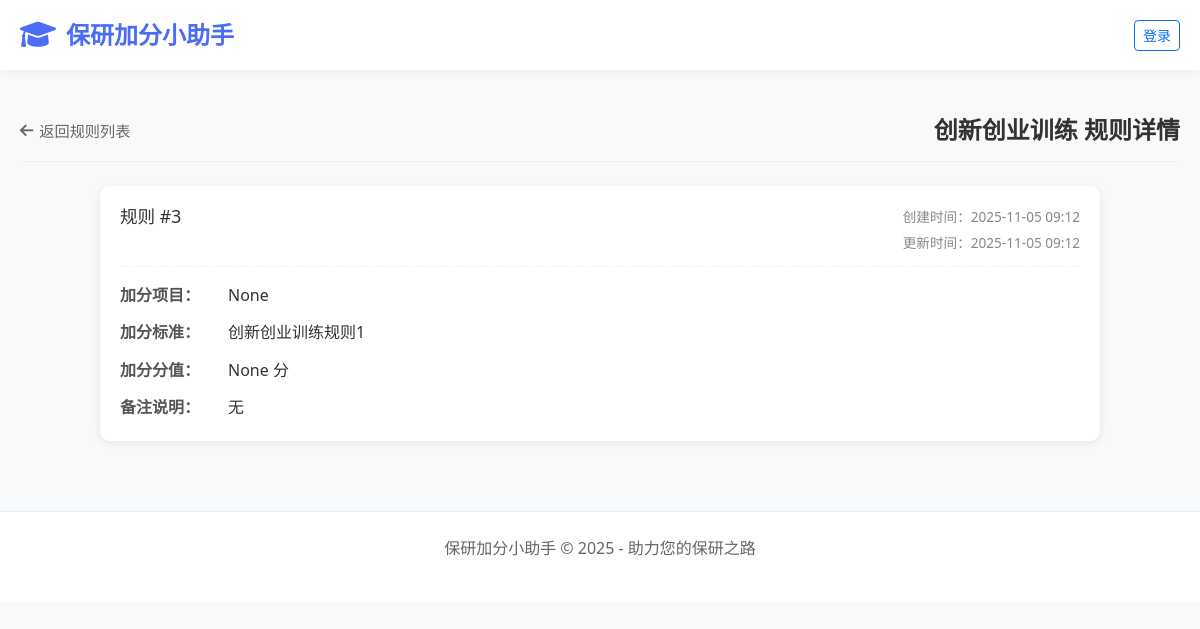
/student/rules/innovation-entrepreneurship/, run on an earlier commit of the app's database.
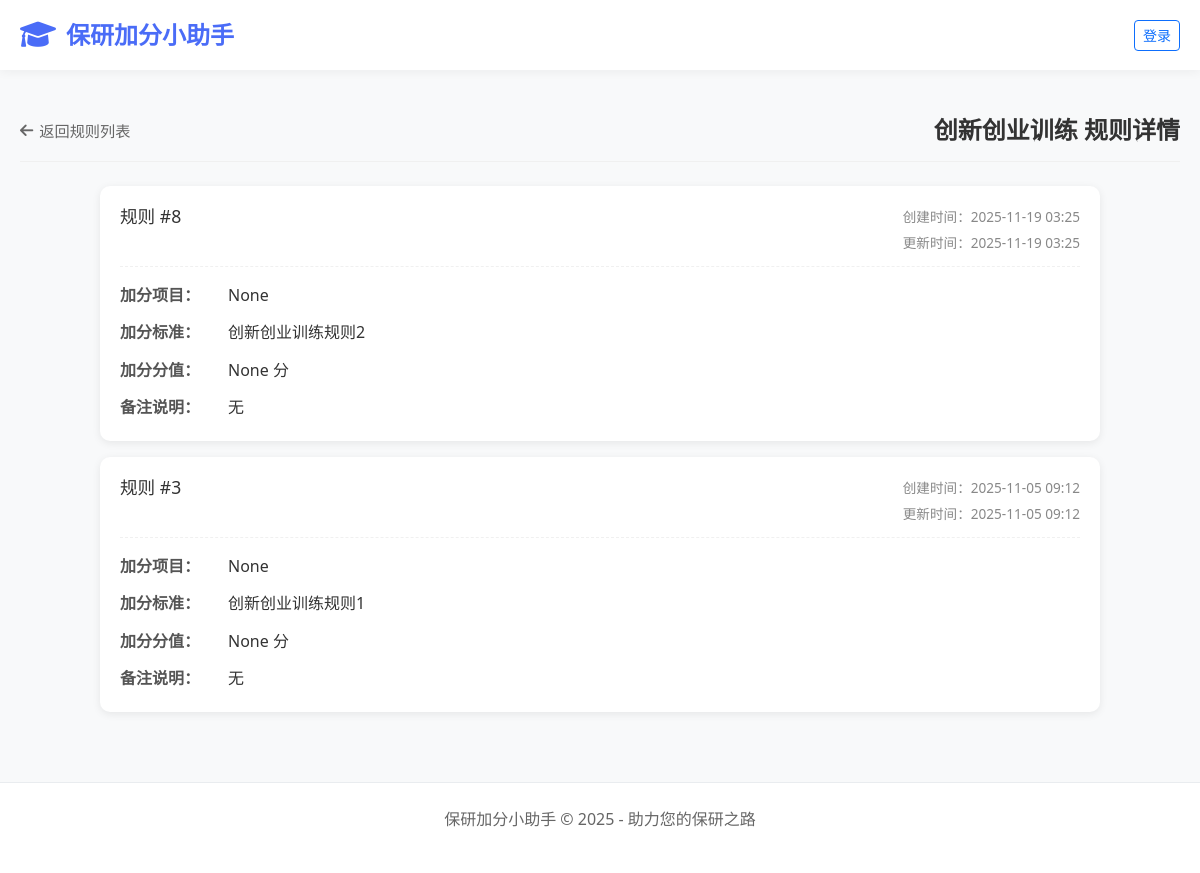
And on a later commit of the database.
### apps/students/models.py (models this page shows, shortened)
class Rule(models.Model):
    RULE_TYPE_CHOICES = [
        ('student-competition', '学业竞赛'),
        ('research-achievement', '科研成果'),
        ('innovation-entrepreneurship', '创新创业训练'),
        ('comprehensive-performance', '综合表现加分'),
    ]
    item_name = models.CharField(max_length=200, verbose_name="加分项目名称", null=True, blank=True)
    description = models.TextField(verbose_name="加分标准说明")
    score = models.DecimalField(max_digits=5, decimal_places=1, verbose_name="加分分值", null=True, blank=True)
    remark = models.TextField(blank=True, null=True, verbose_name="备注信息")
    rule_type = models.CharField(max_length=50, choices=RULE_TYPE_CHOICES, verbose_name="规则分类")
    created_at = models.DateTimeField(auto_now_add=True, verbose_name="创建时间")
    updated_at = models.DateTimeField(auto_now=True, verbose_name="更新时间")
    class Meta:
        verbose_name = "加分规则"
        verbose_name_plural = "加分规则"

### apps/students/views.py (the view)
# urls.py: path('rules/<str:rule_type>/', views.rule_detail, name='rule_detail'),
def rule_detail(request, rule_type):
    type_mapping = {
        'student-competition': '学业竞赛',
        'research-achievement': '科研成果',
        'innovation-entrepreneurship': '创新创业训练',
        'comprehensive-performance': '综合表现加分'
    }
    rules = Rule.objects.filter(rule_type=rule_type).order_by('-created_at')
    return render(request, 'students/rule_detail.html', {
        'rules': rules,
        'category_name': type_mapping.get(rule_type, '加分规则'),
        'rule_type': rule_type
    })

### templates/students/rule_detail.html (shortened to what this page needs)
{% extends 'students/base.html' %}
{% load static %}
{% block extra_css %}
    <link href="{% static 'CSS/counselor/rule_detail.css' %}" rel="stylesheet">
{% endblock %}
{% block content %}
    <div class="page-header">
        <a href="{% url 'rules' %}" class="back-btn">
            <i class="fas fa-arrow-left"></i>
            <span>返回规则列表</span>
        </a>
        <h1 class="page-title">{{ category_name }} 规则详情</h1>
    </div>
    <div class="rules-container">
        {% if rules %}
            <div class="rules-list">
                {% for rule in rules %}
                    <div class="rule-item">
                        <div class="rule-content">
                            <div class="rule-header">
                                <h3 class="rule-title">规则 #{{ rule.id }}</h3>
                                <div class="rule-meta">
                                    <span class="create-time">创建时间：{{ rule.created_at|date:"Y-m-d H:i" }}</span>
                                    {% if rule.updated_at != rule.created_at %}
                                        <span class="update-time">更新时间：{{ rule.updated_at|date:"Y-m-d H:i" }}</span>
                                    {% endif %}
                                </div>
                            </div>
                            <div class="rule-details">
                                <div class="detail-item">
                                    <span class="detail-label">加分项目：</span>
                                    <span class="detail-value">{{ rule.item_name }}</span>
                                </div>
                                <div class="detail-item">
                                    <span class="detail-label">加分标准：</span>
                                    <span class="detail-value">{{ rule.description }}</span>
                                </div>
                                <div class="detail-item">
                                    <span class="detail-label">加分分值：</span>
                                    <span class="detail-value">{{ rule.score }} 分</span>
                                </div>
                                <div class="detail-item">
                                    <span class="detail-label">备注说明：</span>
                                    <span class="detail-value">{{ rule.remark|default:"无" }}</span>
                                </div>
                            </div>
                        </div>
                    </div>
                {% endfor %}
            </div>
        {% endif %}
    </div>
{% endblock %}

What changed in the data, as far as the page shows it:
added Rule: id "8", created_at "2025-11-19 03:25", updated_at "2025-11-19 03:25", item_name "None", description "创新创业训练规则2", score "None", remark "无"
